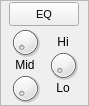
<?xml version="1.0" encoding="UTF-8"?>
<ui version="4.0">
 <class>CChannelEQ</class>
 <widget class="QFrame" name="CChannelEQ">
  <property name="geometry">
   <rect>
    <x>0</x>
    <y>0</y>
    <width>89</width>
    <height>105</height>
   </rect>
  </property>
  <property name="windowTitle">
   <string>Frame</string>
  </property>
  <property name="frameShape">
   <enum>QFrame::StyledPanel</enum>
  </property>
  <property name="frameShadow">
   <enum>QFrame::Raised</enum>
  </property>
  <layout class="QGridLayout" name="gridLayout">
   <property name="leftMargin">
    <number>0</number>
   </property>
   <property name="topMargin">
    <number>0</number>
   </property>
   <property name="rightMargin">
    <number>0</number>
   </property>
   <property name="bottomMargin">
    <number>0</number>
   </property>
   <property name="spacing">
    <number>0</number>
   </property>
   <item row="0" column="0">
    <widget class="QSynthPanel" name="frame">
     <property name="frameShape">
      <enum>QFrame::NoFrame</enum>
     </property>
     <property name="frameShadow">
      <enum>QFrame::Raised</enum>
     </property>
     <layout class="QGridLayout" name="gridLayout_2">
      <property name="leftMargin">
       <number>2</number>
      </property>
      <property name="topMargin">
       <number>1</number>
      </property>
      <property name="rightMargin">
       <number>2</number>
      </property>
      <property name="bottomMargin">
       <number>1</number>
      </property>
      <property name="spacing">
       <number>0</number>
      </property>
      <item row="6" column="0" rowspan="3">
       <widget class="QSynthKnob" name="Lo">
        <property name="sizePolicy">
         <sizepolicy hsizetype="Fixed" vsizetype="Fixed">
          <horstretch>0</horstretch>
          <verstretch>0</verstretch>
         </sizepolicy>
        </property>
        <property name="minimumSize">
         <size>
          <width>32</width>
          <height>32</height>
         </size>
        </property>
        <property name="maximumSize">
         <size>
          <width>32</width>
          <height>32</height>
         </size>
        </property>
        <property name="maximum">
         <number>200</number>
        </property>
       </widget>
      </item>
      <item row="3" column="1">
       <widget class="EffectLabel" name="HiLabel">
        <property name="font">
         <font>
          <pointsize>9</pointsize>
         </font>
        </property>
        <property name="text">
         <string>Hi</string>
        </property>
        <property name="alignment">
         <set>Qt::AlignCenter</set>
        </property>
       </widget>
      </item>
      <item row="0" column="0" colspan="2">
       <widget class="QToggleButton" name="EQ">
        <property name="sizePolicy">
         <sizepolicy hsizetype="Preferred" vsizetype="Fixed">
          <horstretch>0</horstretch>
          <verstretch>0</verstretch>
         </sizepolicy>
        </property>
        <property name="minimumSize">
         <size>
          <width>24</width>
          <height>24</height>
         </size>
        </property>
        <property name="font">
         <font>
          <pointsize>8</pointsize>
         </font>
        </property>
        <property name="text">
         <string>EQ</string>
        </property>
       </widget>
      </item>
      <item row="5" column="0">
       <widget class="EffectLabel" name="MidLabel">
        <property name="font">
         <font>
          <pointsize>9</pointsize>
         </font>
        </property>
        <property name="text">
         <string>Mid</string>
        </property>
        <property name="alignment">
         <set>Qt::AlignCenter</set>
        </property>
       </widget>
      </item>
      <item row="4" column="1" rowspan="3">
       <widget class="QSynthKnob" name="Mid">
        <property name="sizePolicy">
         <sizepolicy hsizetype="Fixed" vsizetype="Fixed">
          <horstretch>0</horstretch>
          <verstretch>0</verstretch>
         </sizepolicy>
        </property>
        <property name="minimumSize">
         <size>
          <width>32</width>
          <height>32</height>
         </size>
        </property>
        <property name="maximumSize">
         <size>
          <width>32</width>
          <height>32</height>
         </size>
        </property>
        <property name="maximum">
         <number>200</number>
        </property>
       </widget>
      </item>
      <item row="1" column="0" rowspan="4">
       <widget class="QSynthKnob" name="Hi">
        <property name="sizePolicy">
         <sizepolicy hsizetype="Fixed" vsizetype="Fixed">
          <horstretch>0</horstretch>
          <verstretch>0</verstretch>
         </sizepolicy>
        </property>
        <property name="minimumSize">
         <size>
          <width>32</width>
          <height>32</height>
         </size>
        </property>
        <property name="maximumSize">
         <size>
          <width>32</width>
          <height>32</height>
         </size>
        </property>
        <property name="maximum">
         <number>200</number>
        </property>
       </widget>
      </item>
      <item row="7" column="1">
       <widget class="EffectLabel" name="LoLabel">
        <property name="font">
         <font>
          <pointsize>9</pointsize>
         </font>
        </property>
        <property name="text">
         <string>Lo</string>
        </property>
        <property name="alignment">
         <set>Qt::AlignCenter</set>
        </property>
       </widget>
      </item>
     </layout>
    </widget>
   </item>
  </layout>
 </widget>
 <customwidgets>
  <customwidget>
   <class>QSynthPanel</class>
   <extends>QFrame</extends>
   <header>qsynthpanel.h</header>
   <container>1</container>
  </customwidget>
  <customwidget>
   <class>EffectLabel</class>
   <extends>QLabel</extends>
   <header>effectlabel.h</header>
  </customwidget>
  <customwidget>
   <class>QToggleButton</class>
   <extends>QToolButton</extends>
   <header>qtogglebutton.h</header>
  </customwidget>
  <customwidget>
   <class>QSynthKnob</class>
   <extends>QDial</extends>
   <header>qsynthknob.h</header>
  </customwidget>
 </customwidgets>
 <resources/>
 <connections/>
</ui>
